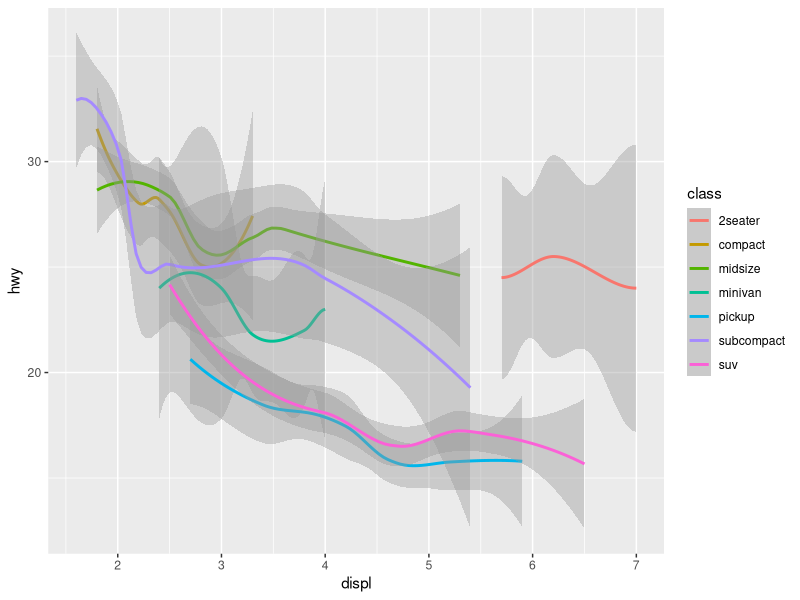

The R source for this figure:
library(tidyverse)
library(conflicted)
conflicts_prefer(dplyr::filter())
conflicts_prefer(dplyr::lag())

View(mpg)
ggplot(data = mpg) + geom_smooth(mapping = aes(x = displ, y = hwy, color = class))
